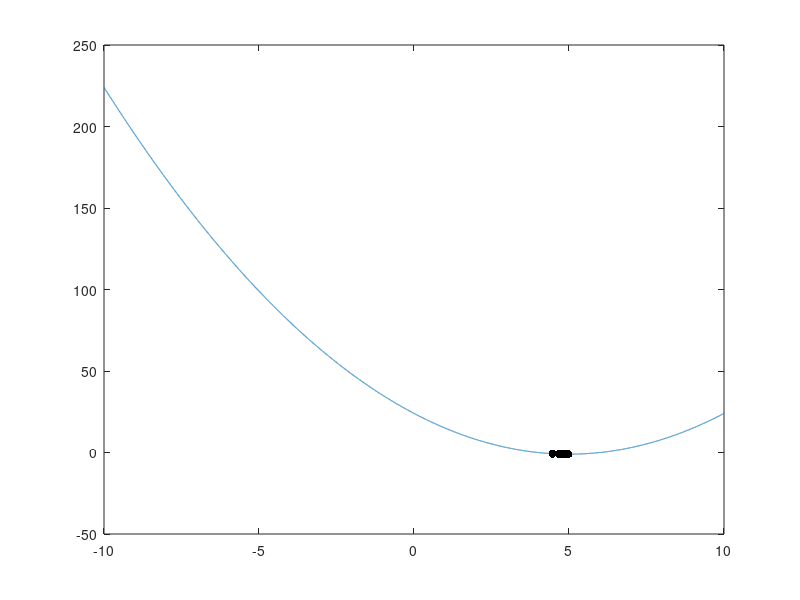

This figure's MATLAB source:
clear 
clc
N = 150; %Number of ants %k
I = 200; %Number of nodes %j
iter = 10; %Number of iterations
phi = 5; %Scaling parameter
rho = 0.5; %Evaporation 
xmin = -10; %Lower bound
xmax = 10; %Upper bound
f = @(x)((x-5).^2 -1); %Objective function

anspoints = [];
ansvalues = [];

for iteration = 1:iter
    if (iteration == 1)
        %Creating equidistant variables in given range
        increment = (xmax-xmin)/(I-1);
        x0 = [];
        for i = 1:I
            x0 = [x0 xmin + increment*(i-1)];
        end
        f0 = arrayfun(f, x0);
        roulletf0 = [];
        roulletden = sum(f0);
        for i = 1:I
            roulletf0 = [roulletf0 f0(i)/roulletden];
        end
        randomforselection = min(roulletf0) + (max(roulletf0)-min(roulletf0)).*rand(1, I);
        %select nodes from Roullete Wheel:
        selected = [];
        for i = 1:I
            dist = inf;
            T = 0;
            for j = 1:I
                if (abs(randomforselection(i) - roulletf0(j)) < dist)
                    T = j;
                    dist = abs(randomforselection(i) - roulletf0(j));
                end    
            end
            selected = [selected x0(T)];
        end
        selected = sort(selected, 'descend');
        selected = selected(1:N);
        fselected = arrayfun(f, selected);
        fbest = min(fselected);
        fworst = max(fselected);
        deltau = phi*fbest/fworst;
        tau = [];
        for i = 1:N
            tau = [tau (1-rho)*i + deltau];
        end
        sumtau = sum(tau);
        probab = [];
        for i = 1:N
            probab = [probab tau(i)/sumtau];
        end    
    
    else
        randomforselection = min(probab) + (max(probab)-min(probab)).*rand(1, N);
        selected = [];
        for i = 1:N
            dist = inf;
            T = 0;
            for j = 1:N
                if (abs(randomforselection(i) - probab(j)) < dist)
                    T = j;
                    dist = abs(randomforselection(i) - probab(j));
                end    
            end
            selected = [selected x0(T)];
        end
        selected = sort(selected, 'descend');
        selected = selected(1:N);
        fselected = arrayfun(f, selected);
        fbest = min(fselected);
        fworst = max(fselected);
        deltau = phi*fbest/fworst;
        tau = [];
        for i = 1:N
            tau = [tau (1-rho)*i + deltau];
        end
        sumtau = sum(tau);
        probab = [];
        for i = 1:N
            probab = [probab tau(i)/sumtau];
        end
    end
    
    flag = 0;
    for i = 1:N
        if ((fselected(i) == fbest) && (flag == 0)) 
            anspoints = [anspoints selected(i)];
            flag = 1;
        end
    end
    ansvalues = [ansvalues fbest];
    
end

%Result%
flag = 0;
for i = 1:N
    if ((fselected(i) == fbest) && (flag == 0))
        fprintf('The minimum value is %f at x = %f', fbest, selected(i))
        flag = 1;
    end
end

X = xmin:0.001:xmax;
Y = arrayfun(f, X);
plot(X, Y)
hold on;
scatter(anspoints, ansvalues, 'k', 'filled')
